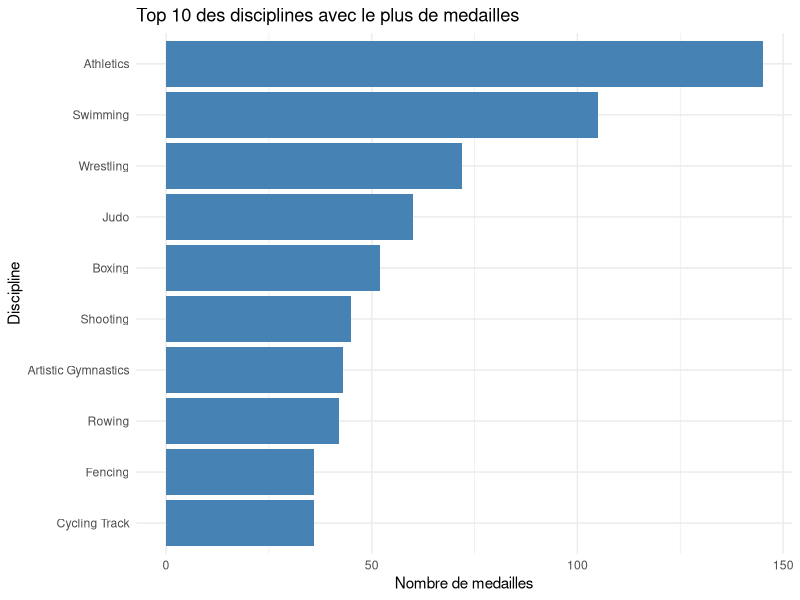
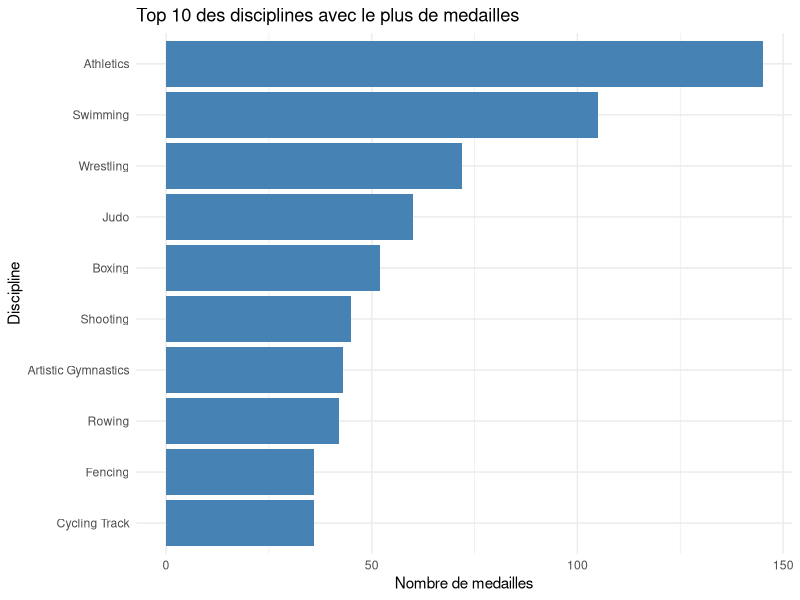

Source code (R) for these figures, in order:
# Installation et chargement des packages nécessaires
if (!require("readxl")) {
  install.packages("readxl")
}
if (!require("ggplot2")) {
  install.packages("ggplot2")
}
if (!require("dplyr")) {
  install.packages("dplyr")
}
library(readxl)
library(ggplot2)
library(dplyr)

# Importation des données depuis le fichier Excel
donnees_medailles <- read_excel("Projet JOs/Porjet_JO.xlsx",
                                sheet = "Travail_medailles")

# Vérifier si les données contiennent la discipline
if("Discipline" %in% colnames(donnees_medailles)) {
  # Compter le nombre de médailles par discipline
  medailles_par_discipline <- donnees_medailles %>%
    group_by(Discipline) %>%
    summarise(Total = n()) %>%
    arrange(desc(Total))
} else {
  # Si la discipline n'est pas dans ce jeu de données, charger les données des athlètes
  df_athletes <- read_excel("Projet JOs/Porjet_JO.xlsx",
                            sheet = "Travail_athletes")

  # Joindre les données des athlètes avec les médailles (en supposant un champ commun comme Name ou Athlete_ID)
  # Adapter la clé de jointure selon la structure réelle des données
  donnees_jointes <- inner_join(donnees_medailles, df_athletes,
                                by = c("Athlete_ID" = "Athlete_ID"))  # adapter ces colonnes

  # Compter le nombre de médailles par discipline
  medailles_par_discipline <- donnees_jointes %>%
    group_by(Discipline) %>%
    summarise(Total = n()) %>%
    arrange(desc(Total))
}

# Sélectionner le top 10 des disciplines
top_10_disciplines <- head(medailles_par_discipline, 10)

# Créer un graphique à barres
graphique_disciplines <- ggplot(top_10_disciplines, aes(x = reorder(Discipline, Total), y = Total)) +
  geom_bar(stat = "identity", fill = "steelblue") +
  coord_flip() +
  labs(title = "Top 10 des disciplines avec le plus de medailles",
       x = "Discipline",
       y = "Nombre de medailles") +
  theme_minimal()

# Afficher le graphique
print(graphique_disciplines)

# Sauvegarder le graphique
ggsave("Projet JOs/top10_disciplines.png", plot = graphique_disciplines,
       width = 8, height = 6, units = "in", dpi = 300)

# Afficher également un tableau des résultats
print(top_10_disciplines)